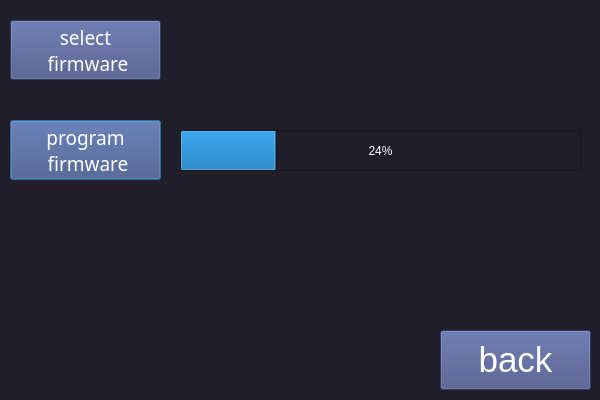
<?xml version="1.0" encoding="UTF-8"?>
<ui version="4.0">
 <class>softWareUpdate</class>
 <widget class="QDialog" name="softWareUpdate">
  <property name="geometry">
   <rect>
    <x>0</x>
    <y>0</y>
    <width>600</width>
    <height>400</height>
   </rect>
  </property>
  <property name="sizePolicy">
   <sizepolicy hsizetype="Preferred" vsizetype="Fixed">
    <horstretch>0</horstretch>
    <verstretch>0</verstretch>
   </sizepolicy>
  </property>
  <property name="windowTitle">
   <string>软件升级</string>
  </property>
  <property name="styleSheet">
   <string notr="true">background-color: rgb(32, 30, 41);
color: rgb(255, 255, 255);</string>
  </property>
  <widget class="QPushButton" name="programFirmwareBtn">
   <property name="geometry">
    <rect>
     <x>10</x>
     <y>120</y>
     <width>151</width>
     <height>60</height>
    </rect>
   </property>
   <property name="font">
    <font>
     <family>Agency FB</family>
     <pointsize>14</pointsize>
     <weight>50</weight>
     <italic>false</italic>
     <bold>false</bold>
    </font>
   </property>
   <property name="focusPolicy">
    <enum>Qt::ClickFocus</enum>
   </property>
   <property name="styleSheet">
    <string notr="true">background-color: rgb(66, 79, 131);</string>
   </property>
   <property name="text">
    <string>program
 firmware</string>
   </property>
  </widget>
  <widget class="QPushButton" name="returnBtn">
   <property name="geometry">
    <rect>
     <x>440</x>
     <y>330</y>
     <width>151</width>
     <height>60</height>
    </rect>
   </property>
   <property name="font">
    <font>
     <pointsize>26</pointsize>
     <weight>50</weight>
     <italic>false</italic>
     <bold>false</bold>
    </font>
   </property>
   <property name="focusPolicy">
    <enum>Qt::ClickFocus</enum>
   </property>
   <property name="styleSheet">
    <string notr="true">background-color: rgb(66, 79, 131);</string>
   </property>
   <property name="text">
    <string>back</string>
   </property>
  </widget>
  <widget class="QLabel" name="label_states">
   <property name="geometry">
    <rect>
     <x>40</x>
     <y>220</y>
     <width>561</width>
     <height>61</height>
    </rect>
   </property>
   <property name="font">
    <font>
     <pointsize>14</pointsize>
    </font>
   </property>
   <property name="text">
    <string/>
   </property>
   <property name="alignment">
    <set>Qt::AlignCenter</set>
   </property>
  </widget>
  <widget class="QPushButton" name="selectBtn">
   <property name="geometry">
    <rect>
     <x>10</x>
     <y>20</y>
     <width>151</width>
     <height>60</height>
    </rect>
   </property>
   <property name="font">
    <font>
     <family>Agency FB</family>
     <pointsize>14</pointsize>
     <weight>50</weight>
     <italic>false</italic>
     <bold>false</bold>
    </font>
   </property>
   <property name="focusPolicy">
    <enum>Qt::ClickFocus</enum>
   </property>
   <property name="styleSheet">
    <string notr="true">background-color: rgb(66, 79, 131);</string>
   </property>
   <property name="text">
    <string>select
 firmware</string>
   </property>
  </widget>
  <widget class="QProgressBar" name="progressBar">
   <property name="geometry">
    <rect>
     <x>180</x>
     <y>130</y>
     <width>401</width>
     <height>41</height>
    </rect>
   </property>
   <property name="value">
    <number>24</number>
   </property>
  </widget>
 </widget>
 <resources/>
 <connections/>
</ui>
